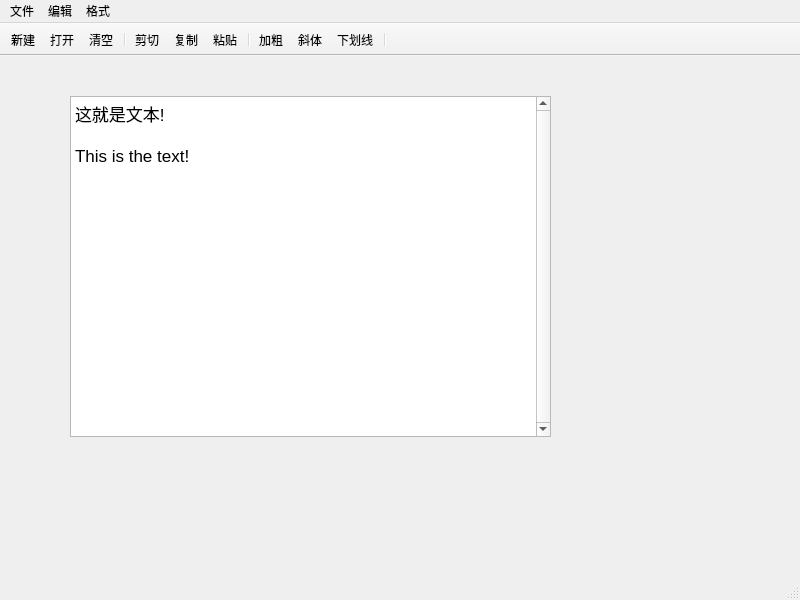
<?xml version="1.0" encoding="UTF-8"?>
<ui version="4.0">
 <class>MainWindow</class>
 <widget class="QMainWindow" name="MainWindow">
  <property name="geometry">
   <rect>
    <x>0</x>
    <y>0</y>
    <width>800</width>
    <height>600</height>
   </rect>
  </property>
  <property name="windowTitle">
   <string>MainWindow</string>
  </property>
  <property name="windowIcon">
   <iconset resource="img.qrc">
    <normaloff>:/Downloads/icon.png</normaloff>:/Downloads/icon.png</iconset>
  </property>
  <widget class="QWidget" name="centralwidget">
   <widget class="QTextEdit" name="textEdit">
    <property name="enabled">
     <bool>true</bool>
    </property>
    <property name="geometry">
     <rect>
      <x>70</x>
      <y>40</y>
      <width>481</width>
      <height>341</height>
     </rect>
    </property>
    <property name="sizePolicy">
     <sizepolicy hsizetype="Maximum" vsizetype="Maximum">
      <horstretch>0</horstretch>
      <verstretch>0</verstretch>
     </sizepolicy>
    </property>
    <property name="layoutDirection">
     <enum>Qt::LeftToRight</enum>
    </property>
    <property name="autoFillBackground">
     <bool>true</bool>
    </property>
    <property name="frameShape">
     <enum>QFrame::StyledPanel</enum>
    </property>
    <property name="verticalScrollBarPolicy">
     <enum>Qt::ScrollBarAlwaysOn</enum>
    </property>
    <property name="sizeAdjustPolicy">
     <enum>QAbstractScrollArea::AdjustIgnored</enum>
    </property>
    <property name="html">
     <string>&lt;!DOCTYPE HTML PUBLIC &quot;-//W3C//DTD HTML 4.0//EN&quot; &quot;http://www.w3.org/TR/REC-html40/strict.dtd&quot;&gt;
&lt;html&gt;&lt;head&gt;&lt;meta name=&quot;qrichtext&quot; content=&quot;1&quot; /&gt;&lt;style type=&quot;text/css&quot;&gt;
p, li { white-space: pre-wrap; }
&lt;/style&gt;&lt;/head&gt;&lt;body style=&quot; font-family:'Microsoft YaHei UI'; font-size:13pt; font-weight:400; font-style:normal;&quot;&gt;
&lt;p style=&quot; margin-top:0px; margin-bottom:0px; margin-left:0px; margin-right:0px; -qt-block-indent:0; text-indent:0px;&quot;&gt;这就是文本!&lt;/p&gt;
&lt;p style=&quot;-qt-paragraph-type:empty; margin-top:0px; margin-bottom:0px; margin-left:0px; margin-right:0px; -qt-block-indent:0; text-indent:0px;&quot;&gt;&lt;br /&gt;&lt;/p&gt;
&lt;p style=&quot; margin-top:0px; margin-bottom:0px; margin-left:0px; margin-right:0px; -qt-block-indent:0; text-indent:0px;&quot;&gt;This is the text!&lt;/p&gt;
&lt;p style=&quot;-qt-paragraph-type:empty; margin-top:0px; margin-bottom:0px; margin-left:0px; margin-right:0px; -qt-block-indent:0; text-indent:0px;&quot;&gt;&lt;br /&gt;&lt;/p&gt;&lt;/body&gt;&lt;/html&gt;</string>
    </property>
   </widget>
  </widget>
  <widget class="QMenuBar" name="menubar">
   <property name="geometry">
    <rect>
     <x>0</x>
     <y>0</y>
     <width>800</width>
     <height>28</height>
    </rect>
   </property>
   <widget class="QMenu" name="menu">
    <property name="title">
     <string>文件</string>
    </property>
    <addaction name="newfile"/>
    <addaction name="separator"/>
    <addaction name="openfile"/>
    <addaction name="separator"/>
    <addaction name="exit"/>
    <addaction name="separator"/>
   </widget>
   <widget class="QMenu" name="menu_2">
    <property name="title">
     <string>编辑</string>
    </property>
    <addaction name="cut"/>
    <addaction name="separator"/>
    <addaction name="copy"/>
    <addaction name="separator"/>
    <addaction name="pastle"/>
    <addaction name="separator"/>
    <addaction name="clean"/>
    <addaction name="separator"/>
   </widget>
   <widget class="QMenu" name="menu_3">
    <property name="title">
     <string>格式</string>
    </property>
    <addaction name="blod"/>
    <addaction name="separator"/>
    <addaction name="underline"/>
    <addaction name="separator"/>
    <addaction name="Ltail"/>
    <addaction name="separator"/>
    <addaction name="showLable"/>
    <addaction name="separator"/>
   </widget>
   <addaction name="menu"/>
   <addaction name="menu_2"/>
   <addaction name="menu_3"/>
  </widget>
  <widget class="QStatusBar" name="statusbar"/>
  <widget class="QToolBar" name="toolBar">
   <property name="windowTitle">
    <string>toolBar</string>
   </property>
   <property name="movable">
    <bool>false</bool>
   </property>
   <attribute name="toolBarArea">
    <enum>TopToolBarArea</enum>
   </attribute>
   <attribute name="toolBarBreak">
    <bool>false</bool>
   </attribute>
   <addaction name="newfile"/>
   <addaction name="openfile"/>
   <addaction name="clean"/>
   <addaction name="separator"/>
   <addaction name="cut"/>
   <addaction name="copy"/>
   <addaction name="pastle"/>
   <addaction name="separator"/>
   <addaction name="blod"/>
   <addaction name="Ltail"/>
   <addaction name="underline"/>
   <addaction name="separator"/>
  </widget>
  <action name="openfile">
   <property name="icon">
    <iconset resource="img.qrc">
     <normaloff>:/Downloads/打开.png</normaloff>:/Downloads/打开.png</iconset>
   </property>
   <property name="text">
    <string>打开...</string>
   </property>
   <property name="toolTip">
    <string>打开文件</string>
   </property>
   <property name="shortcut">
    <string>Ctrl+O</string>
   </property>
  </action>
  <action name="newfile">
   <property name="icon">
    <iconset resource="img.qrc">
     <normaloff>:/Downloads/新建.png</normaloff>:/Downloads/新建.png</iconset>
   </property>
   <property name="text">
    <string>新建</string>
   </property>
   <property name="shortcut">
    <string>Ctrl+N</string>
   </property>
  </action>
  <action name="exit">
   <property name="icon">
    <iconset resource="img.qrc">
     <normaloff>:/Downloads/退出.png</normaloff>:/Downloads/退出.png</iconset>
   </property>
   <property name="text">
    <string>退出</string>
   </property>
   <property name="shortcut">
    <string>Ctrl+W</string>
   </property>
  </action>
  <action name="cut">
   <property name="icon">
    <iconset resource="img.qrc">
     <normaloff>:/Downloads/剪切.png</normaloff>:/Downloads/剪切.png</iconset>
   </property>
   <property name="text">
    <string>剪切</string>
   </property>
   <property name="shortcut">
    <string>Ctrl+X</string>
   </property>
  </action>
  <action name="copy">
   <property name="icon">
    <iconset resource="img.qrc">
     <normaloff>:/Downloads/复制.png</normaloff>:/Downloads/复制.png</iconset>
   </property>
   <property name="text">
    <string>复制</string>
   </property>
   <property name="shortcut">
    <string>Ctrl+C</string>
   </property>
  </action>
  <action name="pastle">
   <property name="icon">
    <iconset resource="img.qrc">
     <normaloff>:/Downloads/粘贴.png</normaloff>:/Downloads/粘贴.png</iconset>
   </property>
   <property name="text">
    <string>粘贴</string>
   </property>
   <property name="shortcut">
    <string>Ctrl+V</string>
   </property>
  </action>
  <action name="clean">
   <property name="icon">
    <iconset resource="img.qrc">
     <normaloff>:/Downloads/清空.png</normaloff>:/Downloads/清空.png</iconset>
   </property>
   <property name="text">
    <string>清空</string>
   </property>
  </action>
  <action name="blod">
   <property name="checkable">
    <bool>true</bool>
   </property>
   <property name="icon">
    <iconset resource="img.qrc">
     <normaloff>:/Downloads/加粗.png</normaloff>:/Downloads/加粗.png</iconset>
   </property>
   <property name="text">
    <string>加粗</string>
   </property>
   <property name="shortcut">
    <string>Ctrl+B</string>
   </property>
  </action>
  <action name="Ltail">
   <property name="icon">
    <iconset resource="img.qrc">
     <normaloff>:/Downloads/斜体.png</normaloff>:/Downloads/斜体.png</iconset>
   </property>
   <property name="text">
    <string>斜体</string>
   </property>
   <property name="shortcut">
    <string>Ctrl+I</string>
   </property>
  </action>
  <action name="underline">
   <property name="icon">
    <iconset resource="img.qrc">
     <normaloff>:/Downloads/下划线.png</normaloff>:/Downloads/下划线.png</iconset>
   </property>
   <property name="text">
    <string>下划线</string>
   </property>
   <property name="shortcut">
    <string>Ctrl+U</string>
   </property>
  </action>
  <action name="showLable">
   <property name="text">
    <string>显示工具栏文字标签</string>
   </property>
  </action>
  <action name="fontsize">
   <property name="checkable">
    <bool>false</bool>
   </property>
   <property name="text">
    <string>字体大小</string>
   </property>
  </action>
 </widget>
 <resources>
  <include location="img.qrc"/>
 </resources>
 <connections>
  <connection>
   <sender>clean</sender>
   <signal>triggered()</signal>
   <receiver>textEdit</receiver>
   <slot>clear()</slot>
   <hints>
    <hint type="sourcelabel">
     <x>-1</x>
     <y>-1</y>
    </hint>
    <hint type="destinationlabel">
     <x>310</x>
     <y>275</y>
    </hint>
   </hints>
  </connection>
  <connection>
   <sender>exit</sender>
   <signal>triggered()</signal>
   <receiver>MainWindow</receiver>
   <slot>close()</slot>
   <hints>
    <hint type="sourcelabel">
     <x>-1</x>
     <y>-1</y>
    </hint>
    <hint type="destinationlabel">
     <x>399</x>
     <y>299</y>
    </hint>
   </hints>
  </connection>
  <connection>
   <sender>cut</sender>
   <signal>triggered()</signal>
   <receiver>textEdit</receiver>
   <slot>cut()</slot>
   <hints>
    <hint type="sourcelabel">
     <x>-1</x>
     <y>-1</y>
    </hint>
    <hint type="destinationlabel">
     <x>310</x>
     <y>275</y>
    </hint>
   </hints>
  </connection>
  <connection>
   <sender>copy</sender>
   <signal>triggered()</signal>
   <receiver>textEdit</receiver>
   <slot>copy()</slot>
   <hints>
    <hint type="sourcelabel">
     <x>-1</x>
     <y>-1</y>
    </hint>
    <hint type="destinationlabel">
     <x>310</x>
     <y>275</y>
    </hint>
   </hints>
  </connection>
  <connection>
   <sender>pastle</sender>
   <signal>triggered()</signal>
   <receiver>textEdit</receiver>
   <slot>paste()</slot>
   <hints>
    <hint type="sourcelabel">
     <x>-1</x>
     <y>-1</y>
    </hint>
    <hint type="destinationlabel">
     <x>310</x>
     <y>275</y>
    </hint>
   </hints>
  </connection>
 </connections>
</ui>
